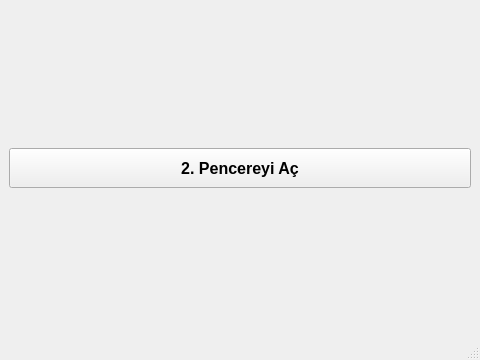
<?xml version="1.0" encoding="UTF-8"?>
<ui version="4.0">
 <class>MainWindow</class>
 <widget class="QMainWindow" name="MainWindow">
  <property name="geometry">
   <rect>
    <x>0</x>
    <y>0</y>
    <width>480</width>
    <height>360</height>
   </rect>
  </property>
  <property name="font">
   <font>
    <pointsize>12</pointsize>
    <weight>75</weight>
    <bold>true</bold>
   </font>
  </property>
  <property name="windowTitle">
   <string>Ana Pencere</string>
  </property>
  <widget class="QWidget" name="centralwidget">
   <layout class="QGridLayout" name="gridLayout">
    <item row="0" column="0">
     <widget class="QPushButton" name="pushButton_2nd_page">
      <property name="minimumSize">
       <size>
        <width>0</width>
        <height>40</height>
       </size>
      </property>
      <property name="text">
       <string>2. Pencereyi Aç</string>
      </property>
     </widget>
    </item>
   </layout>
  </widget>
  <widget class="QMenuBar" name="menubar">
   <property name="geometry">
    <rect>
     <x>0</x>
     <y>0</y>
     <width>480</width>
     <height>27</height>
    </rect>
   </property>
  </widget>
  <widget class="QStatusBar" name="statusbar"/>
 </widget>
 <resources>
  <include location="icons.qrc"/>
 </resources>
 <connections/>
</ui>
